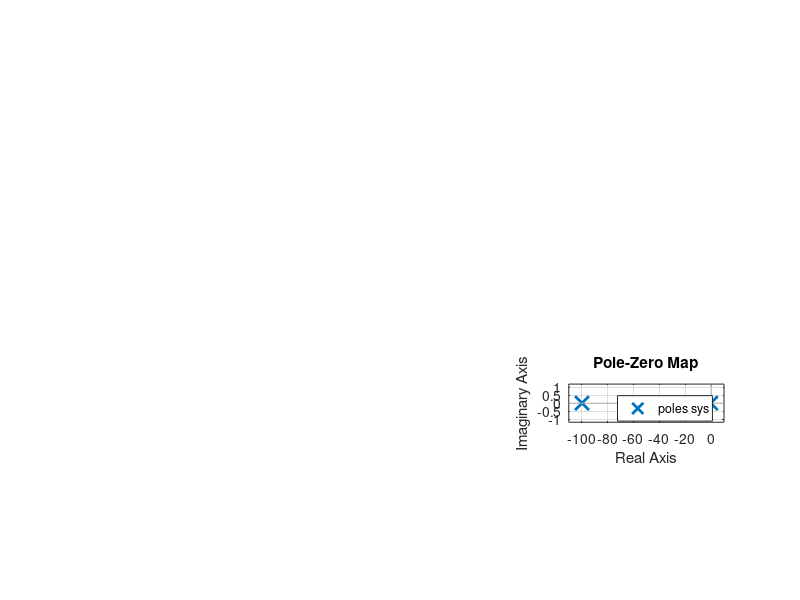

This figure's MATLAB source:
%effect on damping on the system response and poles 
%second order system
clear all
clc
%overdamped
sys = tf([25],[1 100 25])
subplot(5,3,10)
impulse(sys)
subplot(5,3,11)
step(sys)
subplot(5,3,12)
pzmap(sys)